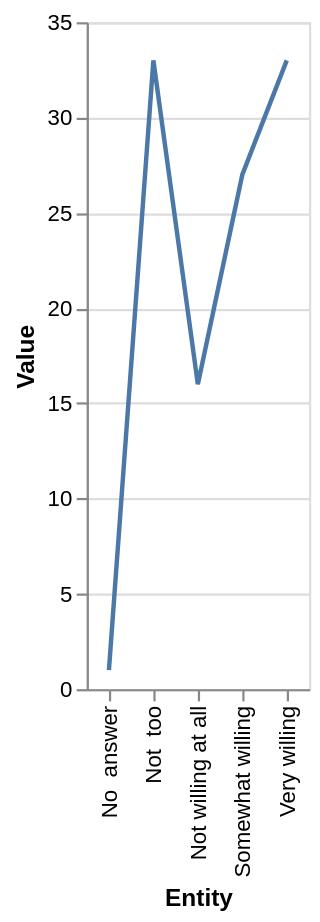

Vega-Lite specification stored for this chart:
### Vega-Lite specification from a JSON file in a GitHub repository (floating-point values rounded to 4 significant figures)
{"$schema": "https://vega.github.io/schema/vega-lite/v5.json", "description": "Line chart auto-generated from CSV", "data": {"values": [{"Entity": "Somewhat willing", "Value": "27"}, {"Entity": "Very willing", "Value": "33"}, {"Entity": "No  answer", "Value": "1"}, {"Entity": "Not  too", "Value": "33"}, {"Entity": "Not willing at all", "Value": "16"}]}, "mark": "line", "encoding": {"x": {"field": "Entity", "type": "ordinal"}, "y": {"field": "Value", "type": "quantitative"}}}
